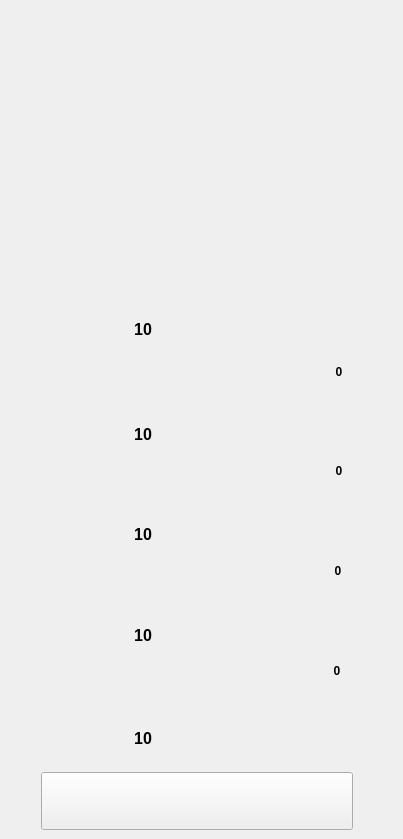
    <widget class="QWidget" name="flexible">
     <widget class="QLabel" name="flexiblelabelrest">
      <property name="geometry">
       <rect>
        <x>326</x>
        <y>364</y>
        <width>26</width>
        <height>16</height>
       </rect>
      </property>
      <property name="font">
       <font>
        <family>Arial</family>
        <pointsize>9</pointsize>
        <weight>75</weight>
        <bold>true</bold>
       </font>
      </property>
      <property name="styleSheet">
       <string notr="true">background:none;</string>
      </property>
      <property name="text">
       <string>0</string>
      </property>
      <property name="alignment">
       <set>Qt::AlignCenter</set>
      </property>
     </widget>
     <widget class="QLabel" name="flexiblelabelduration1_2">
      <property name="geometry">
       <rect>
        <x>130</x>
        <y>426</y>
        <width>26</width>
        <height>16</height>
       </rect>
      </property>
      <property name="font">
       <font>
        <family>Arial</family>
        <pointsize>12</pointsize>
        <weight>75</weight>
        <bold>true</bold>
       </font>
      </property>
      <property name="styleSheet">
       <string notr="true">background:none;</string>
      </property>
      <property name="text">
       <string>10</string>
      </property>
      <property name="alignment">
       <set>Qt::AlignCenter</set>
      </property>
     </widget>
     <widget class="QPushButton" name="flexibleresttime">
      <property name="geometry">
       <rect>
        <x>279</x>
        <y>168</y>
        <width>69</width>
        <height>58</height>
       </rect>
      </property>
      <property name="styleSheet">
       <string notr="true">background:none;</string>
      </property>
      <property name="text">
       <string/>
      </property>
      <property name="flat">
       <bool>true</bool>
      </property>
     </widget>
     <widget class="QLabel" name="headerbg_7">
      <property name="geometry">
       <rect>
        <x>0</x>
        <y>-2</y>
        <width>394</width>
        <height>250</height>
       </rect>
      </property>
      <property name="styleSheet">
       <string notr="true">border-image: url(:/background/exerciseimg/exercisebg4.png);</string>
      </property>
      <property name="text">
       <string/>
      </property>
     </widget>
     <widget class="QPushButton" name="flexiblerepitition">
      <property name="geometry">
       <rect>
        <x>163</x>
        <y>167</y>
        <width>69</width>
        <height>58</height>
       </rect>
      </property>
      <property name="styleSheet">
       <string notr="true">background:none;</string>
      </property>
      <property name="text">
       <string/>
      </property>
      <property name="flat">
       <bool>true</bool>
      </property>
     </widget>
     <widget class="QLabel" name="flexiblelabelduration1_3">
      <property name="geometry">
       <rect>
        <x>130</x>
        <y>730</y>
        <width>26</width>
        <height>16</height>
       </rect>
      </property>
      <property name="font">
       <font>
        <family>Arial</family>
        <pointsize>12</pointsize>
        <weight>75</weight>
        <bold>true</bold>
       </font>
      </property>
      <property name="styleSheet">
       <string notr="true">background:none;</string>
      </property>
      <property name="text">
       <string>10</string>
      </property>
      <property name="alignment">
       <set>Qt::AlignCenter</set>
      </property>
     </widget>
     <widget class="QLabel" name="flexiblelabelrest_2">
      <property name="geometry">
       <rect>
        <x>326</x>
        <y>463</y>
        <width>26</width>
        <height>16</height>
       </rect>
      </property>
      <property name="font">
       <font>
        <family>Arial</family>
        <pointsize>9</pointsize>
        <weight>75</weight>
        <bold>true</bold>
       </font>
      </property>
      <property name="styleSheet">
       <string notr="true">background:none;</string>
      </property>
      <property name="text">
       <string>0</string>
      </property>
      <property name="alignment">
       <set>Qt::AlignCenter</set>
      </property>
     </widget>
     <widget class="QPushButton" name="start_4">
      <property name="geometry">
       <rect>
        <x>41</x>
        <y>772</y>
        <width>312</width>
        <height>58</height>
       </rect>
      </property>
      <property name="styleSheet">
       <string notr="true">border-image: url(:/buttons/exerciseimg/start.png);</string>
      </property>
      <property name="text">
       <string/>
      </property>
     </widget>
     <widget class="QLabel" name="flexiblelabelrest_3">
      <property name="geometry">
       <rect>
        <x>324</x>
        <y>663</y>
        <width>26</width>
        <height>16</height>
       </rect>
      </property>
      <property name="font">
       <font>
        <family>Arial</family>
        <pointsize>9</pointsize>
        <weight>75</weight>
        <bold>true</bold>
       </font>
      </property>
      <property name="styleSheet">
       <string notr="true">background:none;</string>
      </property>
      <property name="text">
       <string>0</string>
      </property>
      <property name="alignment">
       <set>Qt::AlignCenter</set>
      </property>
     </widget>
     <widget class="QLabel" name="flexiblelabelduration1_4">
      <property name="geometry">
       <rect>
        <x>130</x>
        <y>321</y>
        <width>26</width>
        <height>16</height>
       </rect>
      </property>
      <property name="font">
       <font>
        <family>Arial</family>
        <pointsize>12</pointsize>
        <weight>75</weight>
        <bold>true</bold>
       </font>
      </property>
      <property name="styleSheet">
       <string notr="true">background:none;</string>
      </property>
      <property name="text">
       <string>10</string>
      </property>
      <property name="alignment">
       <set>Qt::AlignCenter</set>
      </property>
     </widget>
     <widget class="QLabel" name="headerbg_8">
      <property name="geometry">
       <rect>
        <x>45</x>
        <y>255</y>
        <width>337</width>
        <height>505</height>
       </rect>
      </property>
      <property name="styleSheet">
       <string notr="true">background:none;
border-image: url(:/background/exerciseimg/allflexible.png);</string>
      </property>
      <property name="text">
       <string/>
      </property>
     </widget>
     <widget class="QPushButton" name="flexibleduration">
      <property name="geometry">
       <rect>
        <x>47</x>
        <y>166</y>
        <width>69</width>
        <height>58</height>
       </rect>
      </property>
      <property name="styleSheet">
       <string notr="true">background:none;</string>
      </property>
      <property name="text">
       <string/>
      </property>
      <property name="flat">
       <bool>true</bool>
      </property>
     </widget>
     <widget class="QLabel" name="flexiblelabelduration1_5">
      <property name="geometry">
       <rect>
        <x>130</x>
        <y>526</y>
        <width>26</width>
        <height>16</height>
       </rect>
      </property>
      <property name="font">
       <font>
        <family>Arial</family>
        <pointsize>12</pointsize>
        <weight>75</weight>
        <bold>true</bold>
       </font>
      </property>
      <property name="styleSheet">
       <string notr="true">background:none;</string>
      </property>
      <property name="text">
       <string>10</string>
      </property>
      <property name="alignment">
       <set>Qt::AlignCenter</set>
      </property>
     </widget>
     <widget class="QLabel" name="flexiblelabelduration1">
      <property name="geometry">
       <rect>
        <x>130</x>
        <y>627</y>
        <width>26</width>
        <height>16</height>
       </rect>
      </property>
      <property name="font">
       <font>
        <family>Arial</family>
        <pointsize>12</pointsize>
        <weight>75</weight>
        <bold>true</bold>
       </font>
      </property>
      <property name="styleSheet">
       <string notr="true">background:none;</string>
      </property>
      <property name="text">
       <string>10</string>
      </property>
      <property name="alignment">
       <set>Qt::AlignCenter</set>
      </property>
     </widget>
     <widget class="QLabel" name="flexiblelabelrest_4">
      <property name="geometry">
       <rect>
        <x>325</x>
        <y>563</y>
        <width>26</width>
        <height>16</height>
       </rect>
      </property>
      <property name="font">
       <font>
        <family>Arial</family>
        <pointsize>9</pointsize>
        <weight>75</weight>
        <bold>true</bold>
       </font>
      </property>
      <property name="styleSheet">
       <string notr="true">background:none;</string>
      </property>
      <property name="text">
       <string>0</string>
      </property>
      <property name="alignment">
       <set>Qt::AlignCenter</set>
      </property>
     </widget>
     <widget class="QPushButton" name="back2main_3">
      <property name="geometry">
       <rect>
        <x>24</x>
        <y>58</y>
        <width>45</width>
        <height>42</height>
       </rect>
      </property>
      <property name="text">
       <string/>
      </property>
      <property name="iconSize">
       <size>
        <width>50</width>
        <height>50</height>
       </size>
      </property>
      <property name="flat">
       <bool>true</bool>
      </property>
     </widget>
     <zorder>headerbg_7</zorder>
     <zorder>headerbg_8</zorder>
     <zorder>flexiblelabelrest</zorder>
     <zorder>flexiblelabelduration1_2</zorder>
     <zorder>flexibleresttime</zorder>
     <zorder>flexiblerepitition</zorder>
     <zorder>flexiblelabelduration1_3</zorder>
     <zorder>flexiblelabelrest_2</zorder>
     <zorder>start_4</zorder>
     <zorder>flexiblelabelrest_3</zorder>
     <zorder>flexiblelabelduration1_4</zorder>
     <zorder>flexibleduration</zorder>
     <zorder>flexiblelabelduration1_5</zorder>
     <zorder>flexiblelabelduration1</zorder>
     <zorder>flexiblelabelrest_4</zorder>
     <zorder>back2main_3</zorder>
    </widget>
